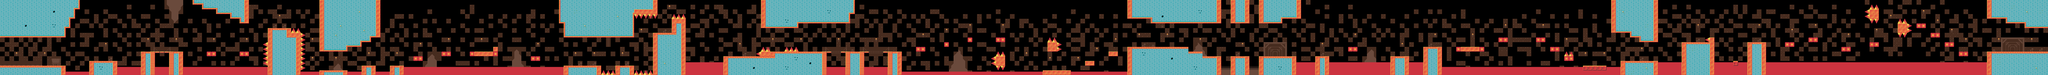

The image is a tile-based game level rendered from a .tmx file. Its description and source (layers, tilesets, objects; grid data summarised) follow:
An orthogonal 436x16 tile map with 16x16 px tiles, 2 tile layers (bg, fg), 3 tilesets and 24 objects (5x mole, 4x dog, 2x trigger, start, bee, ...).

<map version="1.0" orientation="orthogonal" width="436" height="16" tilewidth="16" tileheight="16">
 <tileset firstgid="1" name="fgtiles" tilewidth="16" tileheight="16">
  <image source="../art/fgtiles.png" trans="000000" width="256" height="256" />
 </tileset>
 <tileset firstgid="257" name="bgtiles" tilewidth="16" tileheight="16">
  <image source="../art/bgtiles.png" trans="000000" width="512" height="512" />
 </tileset>
 <tileset firstgid="1281" name="objects" tilewidth="16" tileheight="16">
  <image source="../art/objects.png" trans="000000" width="128" height="128" />
 </tileset>
 <layer name="bg" width="436" height="16">
  <data>[6976 cells, 1448 non-empty, 53 distinct tile ids]</data>
 </layer>
 <layer name="fg" width="436" height="16">
  <data>[6976 cells, 2289 non-empty, 24 distinct tile ids]</data>
 </layer>
 <objectgroup name="obj" width="436" height="16">
  <object type="start" x="16" y="208" width="16" height="16" />
  <object type="mole" x="144" y="208" width="16" height="16" />
  <object type="mole" x="336" y="192" width="16" height="16" />
  <object gid="1284" x="1104" y="240" />
  <object type="bee" x="1984" y="192" width="16" height="16" />
  <object type="spider" x="2064" y="144" width="16" height="16" />
  <object gid="1284" x="2496" y="192" />
  <object type="dog" x="2752" y="160" width="16" height="16" />
  <object type="dog" x="2784" y="160" width="16" height="16" />
  <object type="dog" x="2912" y="160" width="16" height="16" />
  <object gid="1284" x="3856" y="160" />
  <object type="mole" x="3936" y="144" width="16" height="16" />
  <object type="mole" x="4000" y="144" width="16" height="16" />
  <object gid="1305" x="3968" y="160" />
  <object type="trigger" x="4016" y="80" width="16" height="80">
   <properties>
    <property name="action" value="stone" />
    <property name="x" value="4176" />
   </properties>
  </object>
  <object type="trigger" x="4120" y="80" width="16" height="112">
   <properties>
    <property name="action" value="stone" />
    <property name="x" value="4272" />
   </properties>
  </object>
  <object type="mole" x="4336" y="176" width="16" height="16" />
  <object type="dog" x="5008" y="144" width="16" height="16" />
  <object gid="1284" x="5536" y="208" />
  <object gid="1305" x="1072" y="48" />
  <object gid="1305" x="5392" y="224" />
  <object gid="1299" x="5904" y="208">
   <properties>
    <property name="power" value="410" />
   </properties>
  </object>
  <object gid="1305" x="5904" y="192" />
  <object gid="1305" x="3424" y="208" />
 </objectgroup>
</map>
